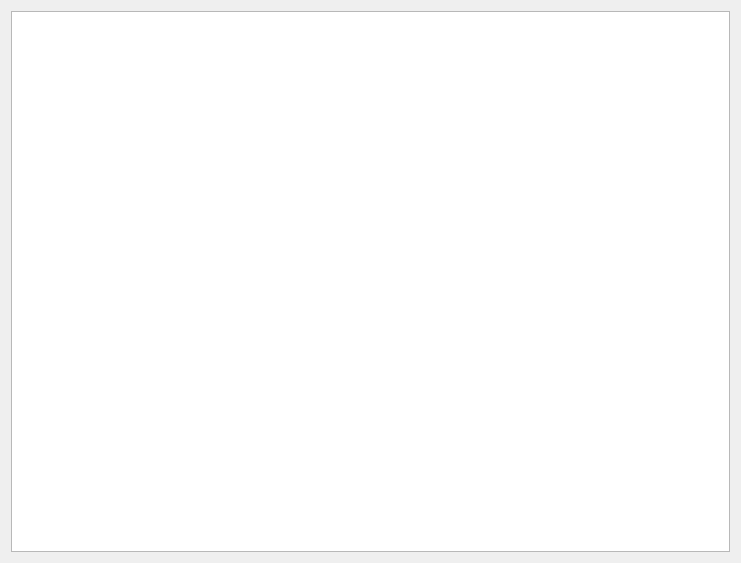
<?xml version="1.0" encoding="UTF-8"?>
<ui version="4.0">
 <class>DataTable</class>
 <widget class="QWidget" name="DataTable">
  <property name="geometry">
   <rect>
    <x>0</x>
    <y>0</y>
    <width>741</width>
    <height>563</height>
   </rect>
  </property>
  <property name="windowTitle">
   <string>Form</string>
  </property>
  <layout class="QGridLayout" name="gridLayout">
   <item row="0" column="0">
    <widget class="QTreeView" name="treeView"/>
   </item>
  </layout>
 </widget>
 <resources/>
 <connections/>
</ui>
